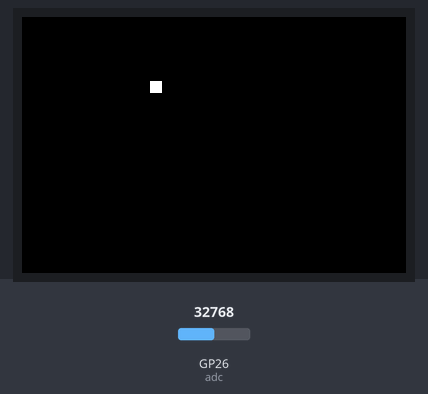
A program run on a simulated Raspberry Pi Pico running MicroPython. Parts: 96×64 colour display. Inputs (shaded band) come from the test bench; at power-on: GP26 (adc) = 32768 (analog values on the 0–65535 scale).

Above: at 1.2 s.
1.3 s: GP26 (adc) set to 0
At 1.9 s:
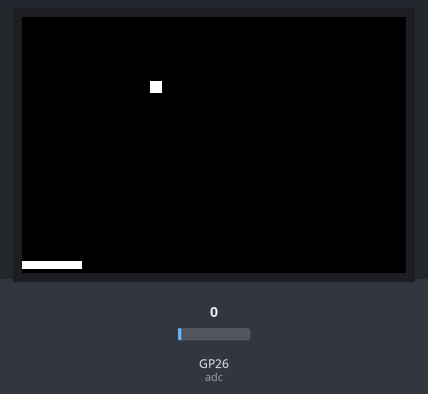
Timing chart, 0 to 4.3 s (numbered marks = the images above; inputs shaded):
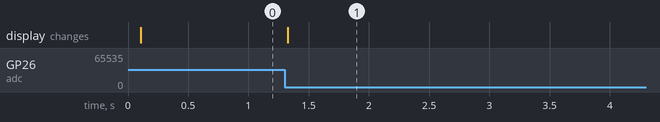

Measured:
- after the input at 1.3 s, the display: changes at once (image 1)

The program:

main.py
```python
import time

import framebuf
from machine import Pin, ADC, SPI

from display import PmodOLEDrgb
from obj import Ball, Player

# Display size (constants)
SCREEN_WIDTH = 96
SCREEN_HEIGHT = 64

# SPI initialization
spi = SPI(1, baudrate=6000000)  # 6 MHz

# Control pins for display
dc = Pin(5, Pin.OUT)
rst = Pin(4, Pin.OUT)

# Display object initialization (includes Power-On-Sequence)
disp = PmodOLEDrgb(spi, dc, rst)

# Analog-Digital converter input
adc = ADC(0)  # Caution ! ADC should not have more than 1 volt !

# Array which is storing next frame
dispArr = bytearray(SCREEN_WIDTH * SCREEN_HEIGHT * 2)
fbuf = framebuf.FrameBuffer(dispArr, SCREEN_WIDTH, SCREEN_HEIGHT, framebuf.RGB565)

# Start conditions & positions
ball = Ball(32, 16, 3, 3, 1, -1, SCREEN_WIDTH, SCREEN_HEIGHT)  # vx = 2; vx = -2
player = Player(30, SCREEN_HEIGHT - 3, 15, 2, 0, 0)

# Required to calculate dt for first time
tick = time.ticks_ms()

# Execute loop as long as game isnt lost
while not ball.get_game_over():
    ntick = time.ticks_ms()
    ball.update(time.ticks_diff(ntick, tick) // 100,
                player)  # the floor division // rounds the result down to the nearest whole number
    tick = ntick
    player.x = adc.read_u16() * (SCREEN_WIDTH - 15) / 1023
    fbuf.fill(0)  # Fill entire framebuf with specific color (0 == black)
    ball.draw(fbuf)  # Inserts current ball position into frame
    player.draw(fbuf)  # Inserts current player platform position into frame
    disp.block(0, 0, SCREEN_WIDTH, SCREEN_HEIGHT, dispArr)  # Sends current frame to display
    time.sleep_ms(50)  # Waits for next iteration

# Game is lost...
fbuf.fill(0)
fbuf.text('GAME', 15, 8)
fbuf.text('OVER', 15, 18)
disp.block(0, 0, SCREEN_WIDTH, SCREEN_HEIGHT, dispArr)
print('Score: ', ball.get_score())  # Score is sent through UART / USB
```

display.py
```python
import ustruct
import utime
from micropython import const

_DRAWLINE = const(0x21)
_DRAWRECT = const(0x22)
_NO_SCROLL = const(0x2e)
_FILL = const(0x26)
_PHASEPERIOD = const(0x12)
_SETCOLUMN = const(0x15)
_SETROW = const(0x75)
_CONTRASTA = const(0x81)
_CONTRASTB = const(0x82)
_CONTRASTC = const(0x83)
_MASTERCURRENT = const(0x87)
_SETREMAP = const(0xA0)
_STARTLINE = const(0xA1)
_DISPLAYOFFSET = const(0xA2)
_NORMALDISPLAY = const(0xA4)
_DISPLAYALLON = const(0xA5)
_DISPLAYALLOFF = const(0xA6)
_INVERTDISPLAY = const(0xA7)
_SETMULTIPLEX = const(0xA8)
_SETMASTER = const(0xAD)
_DISPLAYOFF = const(0xAE)
_DISPLAYON = const(0xAF)
_POWERMODE = const(0xB0)
_PRECHARGE = const(0xB1)
_CLOCKDIV = const(0xB3)
_PRECHARGEA = const(0x8A)
_PRECHARGEB = const(0x8B)
_PRECHARGEC = const(0x8C)
_PRECHARGELEVEL = const(0xBB)
_VCOMH = const(0xBE)
_LOCK = const(0xfd)


# def convert_16bits_to_rgb(color: int) -> (int, int, int):
#     # Use bit masks to extract RGB color from 16 bit integer
#     return (color and 0x7C00), (color and 0x03E0), (color and 0x001F)


def color565(self, r, g, b):
    #  5  4  3  2  1  0  9  8  7  6  5  4  3  2  1  0
    #  R4 R3 R2 R1 R0 G5 G4 G3 G2 G1 G0 B4 B3 B2 B1 B0
    return (r & 0xf8) << 8 | (g & 0xfc) << 3 | b >> 3

    #  for ARM need  to swap byte
    #  G2 G1 G0 B4 B3 B2 B1 B0 R4 R3 R2 R1 R0 G5 G4 G3
    # return (g & 0x1C) << 1 | (b >> 3) | (r & 0xf8) | g >> 5


class PmodOLEDrgb:  # SSD1331-Display
    _INIT = (
        (_DISPLAYOFF, b''),
        (_LOCK, b'\x0b'),
        (_SETREMAP, b'\x72'),  # RGB Color
        (_STARTLINE, b'\x00'),
        (_DISPLAYOFFSET, b'\x00'),
        (_NORMALDISPLAY, b''),
        (_PHASEPERIOD, b'\x31'),
        (_SETMULTIPLEX, b'\x3f'),
        (_SETMASTER, b'\x8e'),
        (_POWERMODE, b'\x0b'),
        (_PRECHARGE, b'\x31'),  # ;//0x1F - 0x31
        (_CLOCKDIV, b'\xf0'),
        (_VCOMH, b'\x3e'),  # ;//0x3E - 0x3F
        (_MASTERCURRENT, b'\x0c'),  # ;//0x06 - 0x0F
        (_PRECHARGEA, b'\x64'),
        (_PRECHARGEB, b'\x78'),
        (_PRECHARGEC, b'\x64'),
        (_PRECHARGELEVEL, b'\x3a'),  # 0x3A - 0x00
        (_CONTRASTA, b'\x91'),  # //0xEF - 0x91
        (_CONTRASTB, b'\x50'),  # ;//0x11 - 0x50
        (_CONTRASTC, b'\x7d'),  # ;//0x48 - 0x7D
        (_NO_SCROLL, b''),
        (_DISPLAYON, b'')
    )
    _ENCODE_PIXEL = ">H"
    _ENCODE_POS = ">BB"
    _ENCODE_LINE = ">BBBBBBB"
    _ENCODE_RECT = ">BBBBBBBBBB"

    def line(self, x1, y1, x2, y2, color):
        r = (color >> 10) & 0x3e
        g = (color >> 5) & 0x3e
        b = (color & 0x1f) << 1
        data = ustruct.pack(self._ENCODE_LINE, x1, y1, x2, y2, r, g, b)
        self._write(_DRAWLINE, data)

    def rectangle(self, x, y, width, height, linecolor, fillcolor):
        if fillcolor is None:
            self._write(_FILL, b'\x00')
            br = 0
            bg = 0
            bb = 0
        else:
            self._write(_FILL, b'\x01')
            br = (fillcolor >> 10) & 0x3e
            bg = (fillcolor >> 5) & 0x3e
            bb = (fillcolor & 0x1f) << 1
        r = (linecolor >> 10) & 0x3e
        g = (linecolor >> 5) & 0x3e
        b = (linecolor & 0x1f) << 1
        data = ustruct.pack(self._ENCODE_RECT, x, y, x + width - 1, y + height - 1, r, g, b, br, bg, bb)
        self._write(_DRAWRECT, data)

    def fill(self, color=0):
        self.rectangle(0, 0, self.width, self.height, color, color)

    def __init__(self, spi, dc, rst=None, width=96, height=64):
        self.spi = spi
        self.dc = dc
        # self.cs = cs
        self.rst = rst
        self.width = width
        self.height = height
        self.reset()
        for command, data in self._INIT:
            self._write(command, data)
        self.font = None

    def _write(self, command=None, data=None):
        if command is None:
            self.dc.value(1)
        else:
            self.dc.value(0)
        # self.cs.value(0)
        if command is not None:
            self.spi.write(bytearray([command]))
        if data is not None:
            self.spi.write(data)
        # self.cs.value(1)

    def _read(self, command=None, count=0):
        self.dc.value(0)
        # self.cs.value(0)
        if command is not None:
            self.spi.write(bytearray([command]))
        if count:
            data = self.spi.read(count)
        # self.cs.value(1)
        return data

    def pixel(self, x, y, color=None):
        """ set pixel position """
        self._write(_SETCOLUMN, bytearray([x, x]))
        self._write(_SETROW, bytearray([y, y]))

        if color is None:
            """ read pixel """
            return self._read(None, 2)
        else:
            #          self._write(None,bytearray([color >> 8, color &0xff]))
            self.line(x, y, x, y, color)

    def block(self, x, y, width, height, data):
        self._write(_SETCOLUMN, bytearray([x, x + width - 1]))
        self._write(_SETROW, bytearray([y, y + height - 1]))
        self._write(None, data)

    def reset(self):
        if self.rst is not None:
            self.rst.value(0)
            utime.sleep(0.1)
            self.rst.value(1)

    def setFont(self, font):
        self.font = font

    def putChar(self, x, y, utf8Char, color):
        # print("putChar(x={},y={},c={},color={})".format(x,y,utf8Char,color))
        if self.font is None:
            return x
        # {offset, width, height, advance cursor, x offset, y offset} */
        self.font.setPosition(utf8Char)
        _offset, _width, _height, _cursor, x_off, y_off = self.font.current_glyph
        # print("_offset",_offset)
        # print("Width",_width)
        # print("height",_height)
        # print("cursor",_cursor)
        # print("xoff",x_off)
        # print("yoff",y_off)
        for y1 in range(_height):
            for x1 in range(_width):
                if self.font.getNext():
                    self.pixel(x + x1 + x_off, y + y1 + y_off, color)
        return x + _cursor

    def putText(self, x, y, txt, color):
        if not self.font is None:
            for c in txt:
                x = self.putChar(x, y, c, color)
```

obj.py
```python
# Provides objects that represent the game

class _Entity:  # Private class
    def __init__(self, x: int, y: int, w: int, h: int, vx: int, vy: int):
        self.x = x
        self.y = y
        self.w = w
        self.h = h
        self.vx = vx
        self.vy = vy

    def draw(self, fbuf):
        fbuf.fill_rect(int(self.x), int(self.y), self.w, self.h, 0xFFFF)  # White


class Player(_Entity):
    pass


class Ball(_Entity):
    def __init__(self, x: int, y: int, w: int, h: int, vx: int, vy: int, screen_width: int, screen_height: int):
        super().__init__(x, y, w, h, vx, vy)  # Call constructor of inherited class
        self.score = 0
        self.game_over = False
        self.screen_width = screen_width
        self.screen_height = screen_height

    def get_score(self):
        return self.score

    def get_game_over(self):
        return self.game_over

    # Checks whether ball is in contact with player platform or whether game is lost
    def update(self, dt: int, player: Player):
        self.x += self.vx * dt
        if self.x <= 0:
            self.x = 0
            self.vx = -self.vx

        if self.x >= self.screen_width - self.w:
            self.x = self.screen_width - self.w
            self.vx = - self.vx
        self.y += self.vy * dt
        if self.y <= 0:
            self.y = 0
            self.vy = -self.vy

        if self.y >= (self.screen_height - self.h - player.h):
            if (self.x >= player.x) and (self.x <= player.x + player.w):
                self.y = self.screen_height - self.h - player.h
                self.vy = -self.vy

                self.score += 1

                if self.score % 2 == 0:
                    self.vx += self.vx / abs(self.vx) * 1

                if self.score % 3 == 0:
                    self.vy += self.vy / abs(self.vy) * 1
            else:
                self.game_over = True
```
